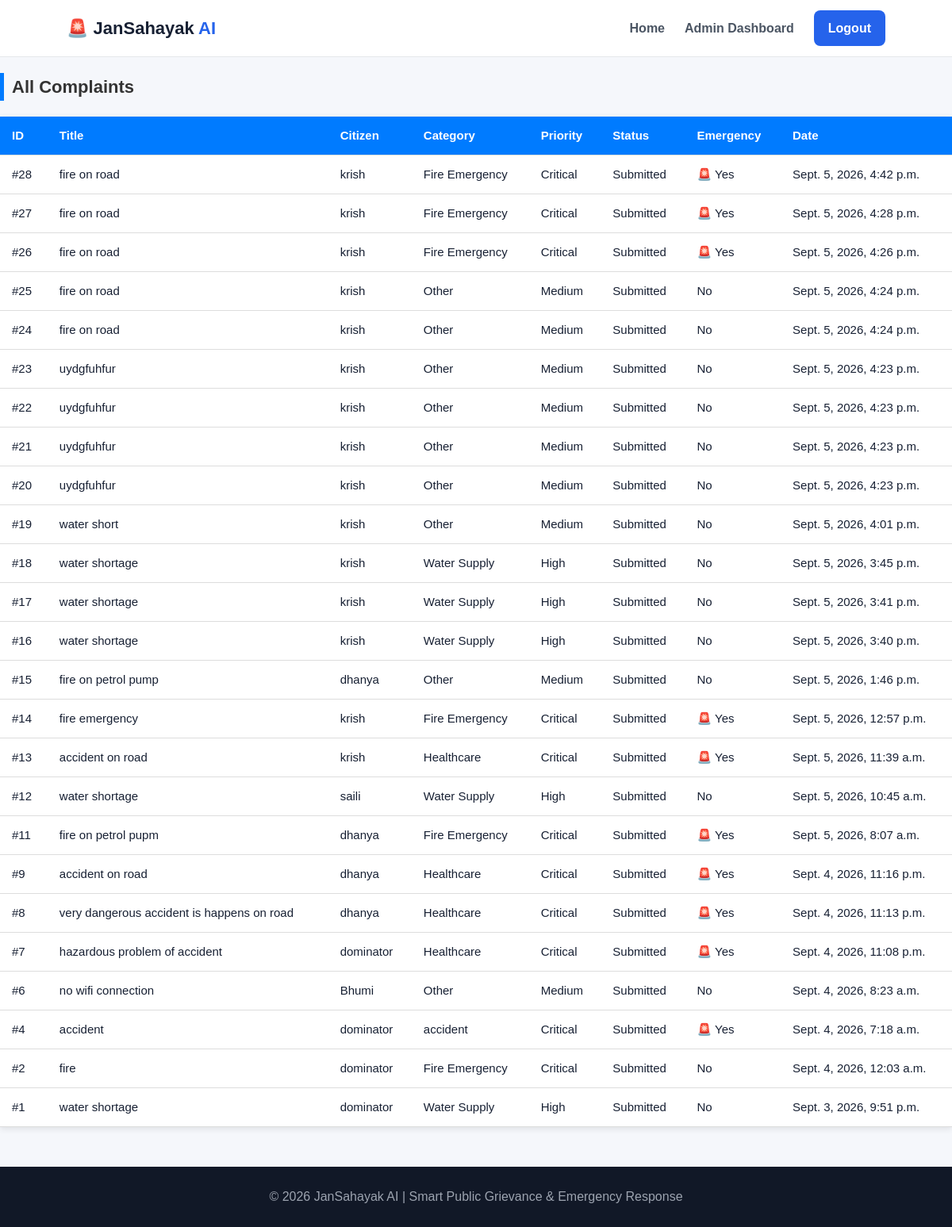
The page /admin-dashboard/complaints/ (signed in) on the database its author committed.
### hackthon/models.py (models this page shows, shortened)
class Complaint(models.Model):
    CATEGORY_CHOICES = [
        ("road", "Road & Infrastructure"),
        ("water", "Water Supply"),
        ("electricity", "Electricity"),
        ("waste", "Waste Management"),
        ("fire", "Fire Emergency"),
        ("health", "Healthcare"),
        ("other", "Other"),
    ]
    PRIORITY_CHOICES = [
        ("low", "Low"),
        ("medium", "Medium"),
        ("high", "High"),
        ("critical", "Critical"),
    ]
    STATUS_CHOICES = [
        ("submitted", "Submitted"),
        ("analysed", "AI Analysed"),
        ("assigned", "Assigned"),
        ("progress", "In Progress"),
        ("resolved", "Resolved"),
        ("closed", "Closed"),
    ]
    citizen = models.ForeignKey(
        User,
        on_delete=models.CASCADE,
        related_name="complaints"
    )
    assigned_to = models.ForeignKey(
        User,
        on_delete=models.SET_NULL,
        null=True,
        blank=True,
        related_name="assigned_complaints"
    )
    title = models.CharField(
        max_length=200
    )
    description = models.TextField()
    image = models.ImageField(
        upload_to="complaints/",
        blank=True,
        null=True
    )
    location = models.CharField(
        max_length=255,
        blank=True,
        default=""
    )
    latitude = models.FloatField(
        null=True,
        blank=True
    )
    longitude = models.FloatField(
        null=True,
        blank=True
    )
    category = models.CharField(
        max_length=30,
        choices=CATEGORY_CHOICES,
        default="other"
    )
    priority = models.CharField(
        max_length=20,
        choices=PRIORITY_CHOICES,
        default="medium"
    )
    department = models.CharField(
        max_length=100,
        blank=True
    )
    ai_summary = models.TextField(
        blank=True
    )
    is_emergency = models.BooleanField(
        default=False
    )
    status = models.CharField(
        max_length=20,
        choices=STATUS_CHOICES,
        default="submitted"
    )
    created_at = models.DateTimeField(
        auto_now_add=True
    )
    updated_at = models.DateTimeField(
        auto_now=True
    )

### OurProject/views.py (the view)
@login_required
def all_complaints(request):
    if not request.user.is_staff:
        return redirect("dashboard")
    complaints = Complaint.objects.select_related(
        "citizen",
        "assigned_to"
    ).order_by(
        "-created_at"
    )
    return render(
        request,
        "all_complaints.html",
        {
            "complaints": complaints
        }
    )

### templates/all_complaints.html (shortened to what this page needs)
{% extends "base.html" %}
{% load static %}
{% block content %}
<link rel="stylesheet" href="{% static 'css/dashboard.css' %}">
<h2>All Complaints</h2>
<table>
  <tr>
    <th>ID</th>
    <th>Title</th>
    <th>Citizen</th>
    <th>Category</th>
    <th>Priority</th>
    <th>Status</th>
    <th>Emergency</th>
    <th>Date</th>
  </tr>
  {% for complaint in complaints %}
  <tr>
    <td>#{{ complaint.id }}</td>
    <td>{{ complaint.title }}</td>
    <td>{{ complaint.citizen.username }}</td>
    <td>{{ complaint.get_category_display }}</td>
    <td>{{ complaint.get_priority_display }}</td>
    <td>{{ complaint.get_status_display }}</td>
    <td>{% if complaint.is_emergency %}🚨 Yes{% else %}No{% endif %}</td>
    <td>{{ complaint.created_at }}</td>
  </tr>
  {% endfor %}
</table>
{% endblock %}

### static/css/style.css (style rules this page uses)
* { box-sizing: border-box; margin: 0; padding: 0; }
body { font-family: Arial, sans-serif; background: #f5f7fb; color: #172033; line-height: 1.6; }

### static/css/dashboard.css (style rules this page uses)
table { width: 100%; border-collapse: collapse; margin: 20px 0; font-size: 15px; text-align: left; background-color: #fff; box-shadow: 0 2px 8px rgba(0,0,0,0.1); }
table th, table td { padding: 12px 15px; border-bottom: 1px solid #ddd; }
table th { background-color: #007bff; color: #fff; font-weight: bold; }
h2 { margin-top: 20px; font-size: 22px; color: #333; border-left: 5px solid #007bff; padding-left: 10px; }

### rows shown on the page
Complaint: id "28", title "fire on road", citizen.username "krish", category "Fire Emergency", priority "Critical", status "Submitted", is_emergency "🚨 Yes", created_at "Sept. 5, 2026, 4:42 p.m."
Complaint: id "27", title "fire on road", citizen.username "krish", category "Fire Emergency", priority "Critical", status "Submitted", is_emergency "🚨 Yes", created_at "Sept. 5, 2026, 4:28 p.m."
Complaint: id "26", title "fire on road", citizen.username "krish", category "Fire Emergency", priority "Critical", status "Submitted", is_emergency "🚨 Yes", created_at "Sept. 5, 2026, 4:26 p.m."
Complaint: id "25", title "fire on road", citizen.username "krish", category "Other", priority "Medium", status "Submitted", is_emergency "No", created_at "Sept. 5, 2026, 4:24 p.m."
Complaint: id "24", title "fire on road", citizen.username "krish", category "Other", priority "Medium", status "Submitted", is_emergency "No", created_at "Sept. 5, 2026, 4:24 p.m."
Complaint: id "23", title "uydgfuhfur", citizen.username "krish", category "Other", priority "Medium", status "Submitted", is_emergency "No", created_at "Sept. 5, 2026, 4:23 p.m."
Complaint: id "22", title "uydgfuhfur", citizen.username "krish", category "Other", priority "Medium", status "Submitted", is_emergency "No", created_at "Sept. 5, 2026, 4:23 p.m."
Complaint: id "21", title "uydgfuhfur", citizen.username "krish", category "Other", priority "Medium", status "Submitted", is_emergency "No", created_at "Sept. 5, 2026, 4:23 p.m."
Complaint: id "20", title "uydgfuhfur", citizen.username "krish", category "Other", priority "Medium", status "Submitted", is_emergency "No", created_at "Sept. 5, 2026, 4:23 p.m."
Complaint: id "19", title "water short", citizen.username "krish", category "Other", priority "Medium", status "Submitted", is_emergency "No", created_at "Sept. 5, 2026, 4:01 p.m."
Complaint: id "18", title "water shortage", citizen.username "krish", category "Water Supply", priority "High", status "Submitted", is_emergency "No", created_at "Sept. 5, 2026, 3:45 p.m."
Complaint: id "17", title "water shortage", citizen.username "krish", category "Water Supply", priority "High", status "Submitted", is_emergency "No", created_at "Sept. 5, 2026, 3:41 p.m."
Complaint: id "16", title "water shortage", citizen.username "krish", category "Water Supply", priority "High", status "Submitted", is_emergency "No", created_at "Sept. 5, 2026, 3:40 p.m."
Complaint: id "15", title "fire on petrol pump", citizen.username "dhanya", category "Other", priority "Medium", status "Submitted", is_emergency "No", created_at "Sept. 5, 2026, 1:46 p.m."
Complaint: id "14", title "fire emergency", citizen.username "krish", category "Fire Emergency", priority "Critical", status "Submitted", is_emergency "🚨 Yes", created_at "Sept. 5, 2026, 12:57 p.m."
Complaint: id "13", title "accident on road", citizen.username "krish", category "Healthcare", priority "Critical", status "Submitted", is_emergency "🚨 Yes", created_at "Sept. 5, 2026, 11:39 a.m."
Complaint: id "12", title "water shortage", citizen.username "saili", category "Water Supply", priority "High", status "Submitted", is_emergency "No", created_at "Sept. 5, 2026, 10:45 a.m."
Complaint: id "11", title "fire on petrol pupm", citizen.username "dhanya", category "Fire Emergency", priority "Critical", status "Submitted", is_emergency "🚨 Yes", created_at "Sept. 5, 2026, 8:07 a.m."
Complaint: id "9", title "accident on road", citizen.username "dhanya", category "Healthcare", priority "Critical", status "Submitted", is_emergency "🚨 Yes", created_at "Sept. 4, 2026, 11:16 p.m."
Complaint: id "8", title "very dangerous accident is happens on road", citizen.username "dhanya", category "Healthcare", priority "Critical", status "Submitted", is_emergency "🚨 Yes", created_at "Sept. 4, 2026, 11:13 p.m."
Complaint: id "7", title "hazardous problem of accident", citizen.username "dominator", category "Healthcare", priority "Critical", status "Submitted", is_emergency "🚨 Yes", created_at "Sept. 4, 2026, 11:08 p.m."
Complaint: id "6", title "no wifi connection", citizen.username "Bhumi", category "Other", priority "Medium", status "Submitted", is_emergency "No", created_at "Sept. 4, 2026, 8:23 a.m."
Complaint: id "4", title "accident", citizen.username "dominator", category "accident", priority "Critical", status "Submitted", is_emergency "🚨 Yes", created_at "Sept. 4, 2026, 7:18 a.m."
Complaint: id "2", title "fire", citizen.username "dominator", category "Fire Emergency", priority "Critical", status "Submitted", is_emergency "No", created_at "Sept. 4, 2026, 12:03 a.m."
Complaint: id "1", title "water shortage", citizen.username "dominator", category "Water Supply", priority "High", status "Submitted", is_emergency "No", created_at "Sept. 3, 2026, 9:51 p.m."
